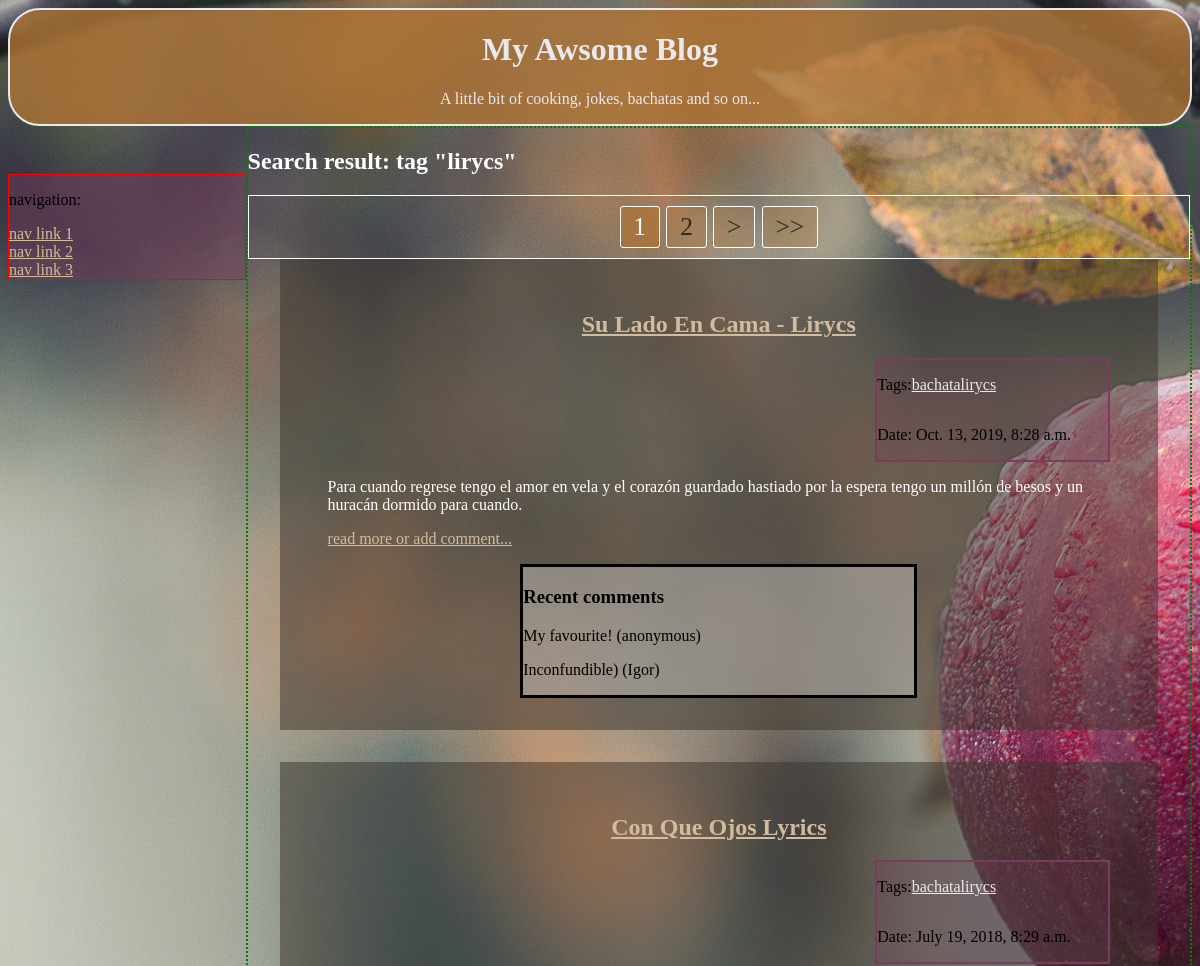
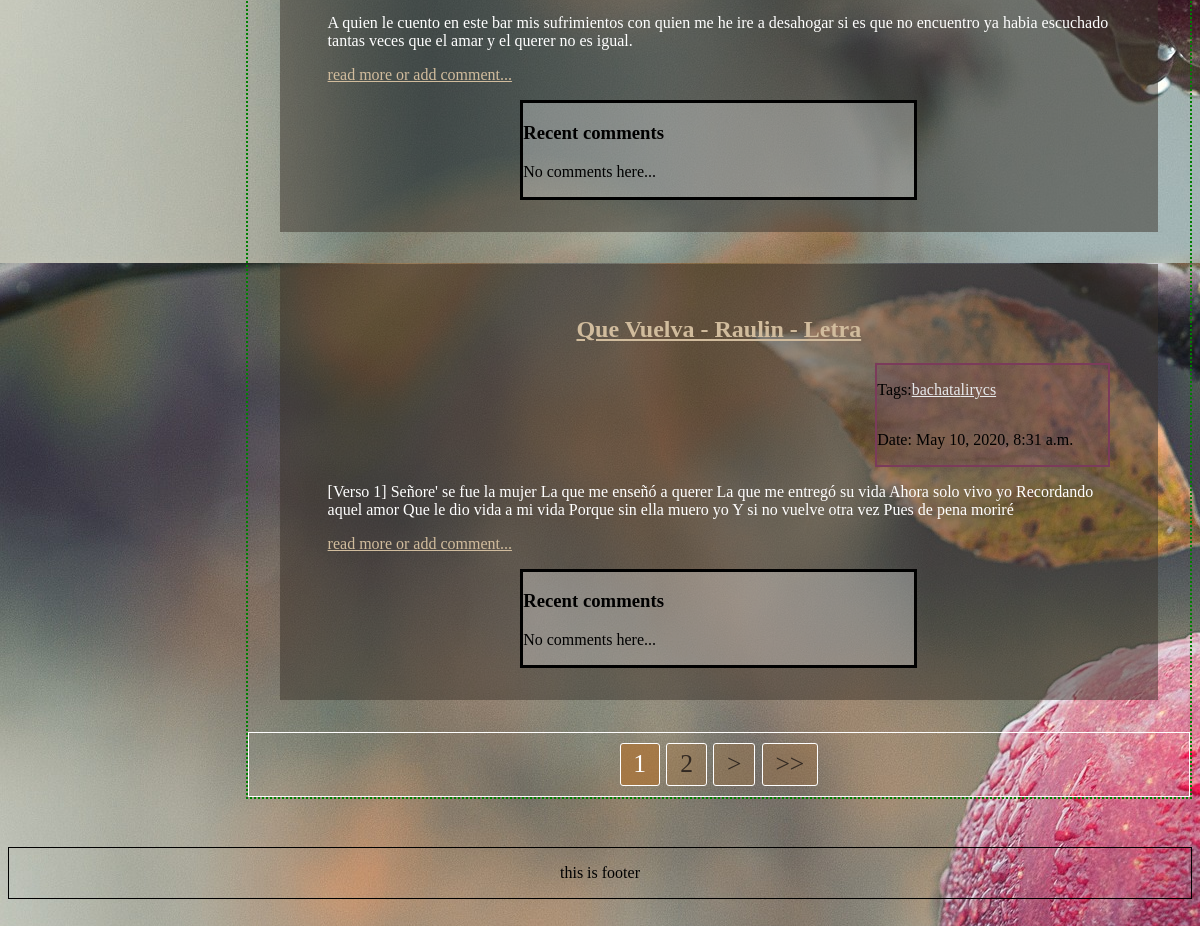
Screenshot of /blog/tag_lirycs/ with the database file from the repository (2 pictures, top to bottom).
### blog/models.py (models this page shows, shortened)
class Tag(models.Model):
    name = models.CharField(max_length=20,
                            null=False)

class Post(models.Model):
    headline = models.CharField(max_length=100, null=False)
    text = models.CharField(max_length=1000, null=False)
    date = models.DateTimeField(null=False)
    tags = models.ManyToManyField(Tag)

class Comment(models.Model):
    text = models.CharField(max_length=500)
    author = models.CharField(max_length=40, default='anonymous')
    date = models.DateTimeField(default=timezone.now)
    post = models.ForeignKey(Post,
                             on_delete=models.CASCADE,
                             related_name='comments',
                             related_query_name='comment',)

### blog/views.py (the view)
# urls.py: path('tag_<str:tag_name>/', views.tag_filter, name='tag_filter'),
def tag_filter(request, tag_name):
    tag = get_object_or_404(klass=Tag, name=tag_name)
    posts = Post.objects.all().filter(tags__id=tag.id)
    paginator = Paginator(object_list=posts, per_page=3, orphans=1)
    page_num = request.GET.get('page')
    posts_page_obj = paginator.get_page(page_num)
    context = {'search_tag': tag,
               'posts': posts_page_obj,
               'all_comments': False}
    return render(request, 'blog/index.html', context)

### blog/templates/blog/index.html (shortened to what this page needs)
<!DOCTYPE html>
<html>
<head>
    {% load static %}
    <link rel="stylesheet" type="text/css" href="{% static 'blog/css/main.css' %}">
    <link rel="stylesheet" type="text/css" href="{% static 'blog/css/paginator.css' %}">
    <link rel="stylesheet" type="text/css" href="{% static 'blog/css/feed.css' %}">
</head>
<body>
<header>
    <h1><a href="{% url 'blog:homepage' %}">My Awsome Blog</a></h1>
    <p>A little bit of cooking, jokes, bachatas and so on...</p>
</header>
<div id="nav_main">
    <nav>
        <p>navigation:</p>
        <a class="link" href="#">nav link 1</a>
        <a class="link" href="#">nav link 2</a>
        <a class="link" href="#">nav link 3</a>
    </nav>
    <main>
        {% if search_tag %}
            <h2 id="search-result">Search result: tag <strong>"{{ search_tag.name }}"</strong></h2>
            {% include 'blog/_blog-feed.html' %}
        {% else %}
            {% include 'blog/_blog-feed.html' %}
        {% endif %}
    </main>
</div>
<footer>
	<p>this is footer</p>
</footer>
</body>
</html>

### blog/templates/blog/_blog-feed.html (shortened to what this page needs)
{% if not specific %}
    {% include 'blog/paginator.html' %}
{% endif %}
{% for post in posts %}
    <div class="post">
        <div class="post-header">
            {% if specific %}
                <h2>{{ post.headline }}</h2>
            {% else %}
                <h2><a class="link" href="{% url 'blog:post_details' post.id %}">{{ post.headline }}</a></h2>
            {% endif %}
            <div class="post-meta-info">
                <div class="post-tags">
                    <p>Tags:</p>
                    {% for tag in post.tags.all %}
                        <a class="tag link" href="{% url 'blog:tag_filter' tag.name %}">{{ tag.name }}</a>
                    {% endfor %}
                </div>
                <div class="post-date">
                    <p>Date: {{ post.date }}</p>
                </div>
            </div>
        </div>
        <div class="post-content">
            <p>{{ post.text }}</p>
            {% if specific %}
                <p><a class='link' href="{{ request.META.HTTP_REFERER }}">...go back</a></p>
            {% else %}
                <p><a class='link' href="{% url 'blog:post_details' post.id %}">read more or add comment...</a></p>
            {% endif %}
        </div>
        <div class="post-comments">
            {% include 'blog/_post-comments.html' %}
        </div>
    </div>
{% empty %}
    <p>Sorry, not posts found</p>
{% endfor %}
{% if not specific %}
    {% include 'blog/paginator.html' %}
{% endif %}

### blog/templates/blog/_post-comments.html
{% if all_comments %}
    <h3>Comments</h3>
    {% if post.comments.count %}
        {% for comment in post.comments.all %}
            <p>{{ comment.text }} ({{ comment.author }})</p>
        {% endfor %}
    {% else %}
        <p>No comments here...</p>
    {% endif %}
{% else %}
    <h3>Recent comments</h3>
    {% if post.comments.count %}
        {% for comment in post.comments.all|slice:':2' %}
            <p>{{ comment.text }} ({{ comment.author }})</p>
        {% endfor %}
    {% else %}
        <p>No comments here...</p>
    {% endif %}
{% endif %}

### blog/static/blog/css/main.css (style rules this page uses)
body { background-image: url("../images/apple.jpg"); }
header { border: 2px solid; border-radius: 2em; text-align: center; background-color: rgba(174, 116, 53, .8); color: rgba(231, 233, 236, 1); }
.link:link { color: rgba(209, 188, 157, 1); }
header a:link { text-decoration: none; color: rgba(231, 233, 236, 1); }
div#nav_main { display: flex; align-items: center; }
nav { flex-basis: 20%; align-self: flex-start; margin-top: 3em; display: flex; flex-direction: column; border: 1px solid red; background-color: rgba(123, 59, 91, .4); }
main { flex-basis: 80%; border: 2px dotted green; }
footer { text-align: center; margin: 3em auto 3em auto; border: 1px solid black; }

### blog/static/blog/css/feed.css (style rules this page uses)
#search-result { color: white; }
.post { background-color: silver; padding: 2em 3em 2em 3em; margin: 0 2em 2em 2em; background-color: rgba(59, 50, 43, .5); }
.post-header h2 { text-align: center; }
.post-header h2 a { color: rgba(231, 233, 236, 1); }
.post-meta-info { margin-left: 70%; background-color: rgba(123, 59, 91, .2); border: 2px solid rgba(123, 59, 91, 1); }
.post-tags { display: inline-flex; align-items: center; }
.tag:link { color: rgba(231, 233, 236, 1); }
.post-content { color: white; }
.post-comments { border: solid; width: 50%; margin: auto; background-color: rgba(255, 255, 255, .3); }

### rows the page displays
Tag: name "lirycs"
Post: headline "Su Lado En Cama - Lirycs", date "Oct. 13, 2019, 8:28 a.m.", text "Para cuando regrese tengo el amor en vela y el corazón guardado hastiado por la espera tengo un millón de besos y un huracán dormido para cuando."
Tag: name "bachata"
Comment: text "My favourite!", author "anonymous"
Comment: text "Inconfundible)", author "Igor"
Post: headline "Con Que Ojos Lyrics", date "July 19, 2018, 8:29 a.m.", text "A quien le cuento en este bar mis sufrimientos con quien me he ire a desahogar si es que no encuentro ya habia escuchado tantas veces que el amar y el querer no es igual.", shows "No comments here..."
Post: headline "Que Vuelva - Raulin - Letra", date "May 10, 2020, 8:31 a.m.", text "[Verso 1] Señore' se fue la mujer La que me enseñó a querer La que me entregó su vida Ahora solo vivo yo Recordando aquel amor Que le dio vida a mi vida Porque sin ella muero yo Y si no vuelve otra vez Pues de pena moriré", shows "No comments here..."

### other values shown
{{ num }} "1" "1"
{{ num }} "2" "2"
